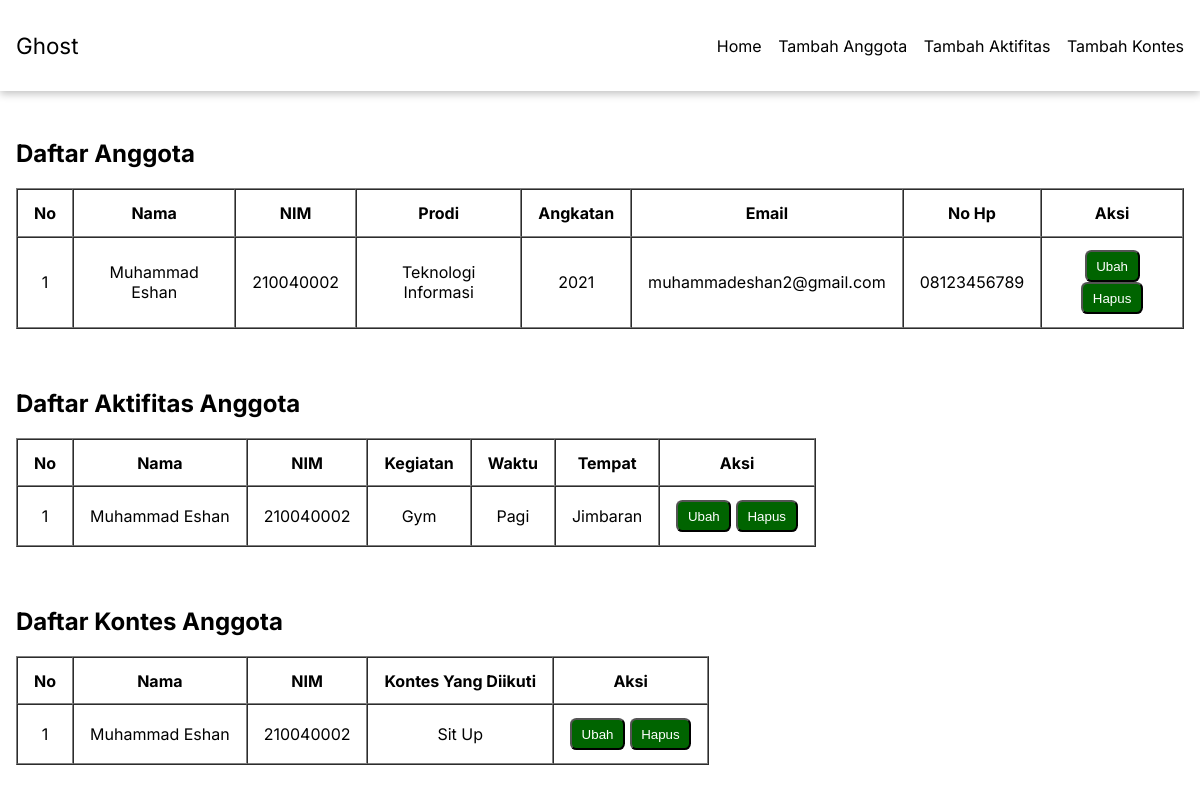
The page / on the database its author committed.
### tables this page shows
CREATE TABLE `anggota` (
  `id` int(11) NOT NULL,
  `nama` varchar(30) NOT NULL,
  `nim` varchar(10) NOT NULL,
  `prodi` varchar(30) NOT NULL,
  `angkatan` year(4) NOT NULL,
  `email` varchar(50) NOT NULL,
  `no_hp` varchar(13) NOT NULL
);

CREATE TABLE `aktifitas` (
  `id` int(11) NOT NULL,
  `nama` varchar(30) NOT NULL,
  `nim` varchar(10) NOT NULL,
  `kegiatan` varchar(20) NOT NULL,
  `waktu` varchar(10) NOT NULL,
  `tempat` varchar(50) NOT NULL
);

CREATE TABLE `kontes` (
  `id` int(11) NOT NULL,
  `nama` varchar(30) NOT NULL,
  `nim` varchar(10) NOT NULL,
  `kontes_diikuti` varchar(30) NOT NULL
);

### function.php (called while the page is built, shortened)
<?php
  require_once 'config.php';
  function query($query) {
    global $conn;
    $result = mysqli_query($conn, $query);
    $rows = [];
    while ($row = mysqli_fetch_assoc($result)) {
      $rows[] = $row;
    }
    return $rows;
  }

### index.php (the view, shortened to what this page needs)
<?php
require_once 'function.php';
$anggotas = query("SELECT * FROM anggota");
$aktifitas = query("SELECT * FROM aktifitas");
$kontes = query("SELECT * FROM kontes");
?>
<!DOCTYPE html>
<html lang="en">
  <head>
    <link rel="stylesheet" href="style.css" />
  </head>
  <body>
    <header>
      <div class="container">
        <div class="header-wrapper">
          <div class="logo">Ghost</div>
          <nav>
            <ul>
              <li><a href="index.php">Home</a></li>
              <li><a href="tambah_anggota.php">Tambah Anggota</a></li>
              <li><a href="tambah_aktifitas.php">Tambah Aktifitas</a></li>
              <li><a href="tambah_kontes.php">Tambah Kontes</a></li>
            </ul>
          </nav>
        </div>
      </div>
    </header>
    <main>
      <section>
        <div class="container">
          <div class="wrapper">
            <h1>Daftar Anggota</h1>
            <br />
            <table
              class="table-anggota"
              border="1"
              cellpadding="10"
              cellspacing="0"
              border="1"
              style="text-align: center"
            >
              <thead>
                <th>No</th>
                <th>Nama</th>
                <th>NIM</th>
                <th>Prodi</th>
                <th>Angkatan</th>
                <th>Email</th>
                <th>No Hp</th>
                <th>Aksi</th>
              </thead>
              <tbody>
                <?php $count = 1 ?>
                <?php foreach($anggotas as $agt ) : ?>
                <tr>
                    <td><?= $count ?></td>
                    <td><?= $agt["nama"] ?></td>
                    <td><?= $agt["nim"] ?></td>
                    <td><?= $agt["prodi"] ?></td>
                    <td><?= $agt["angkatan"] ?></td>
                    <td><?= $agt["email"] ?></td>
                    <td><?= $agt["no_hp"] ?></td>
                    <td>
                      <button><a href="update_anggota.php?id=<?= $agt["id"] ?>">Ubah</a></button>
                      <button><a href="hapus_anggota.php?id=<?= $agt["id"] ?>">Hapus</a></button>
                    </td>
                </tr>
                <?php $count++ ?>
                <?php endforeach; ?>
              </tbody>
            </table>
            <br>
            <br>
            <br>
            <h1>Daftar Aktifitas Anggota</h1>
            <br />
            <table
              class="table-anggota"
              border="1"
              cellpadding="10"
              cellspacing="0"
              border="1"
              style="text-align: center"
            >
              <thead>
                <th>No</th>
                <th>Nama</th>
                <th>NIM</th>
                <th>Kegiatan</th>
                <th>Waktu</th>
                <th>Tempat</th>
                <th>Aksi</th>
              </thead>
              <tbody>
                <?php $count = 1 ?>
                <?php foreach($aktifitas as $akf ) : ?>
                <tr>
                    <td><?= $count ?></td>
                    <td><?= $akf["nama"] ?></td>
                    <td><?= $akf["nim"] ?></td>
                    <td><?= $akf["kegiatan"] ?></td>
                    <td><?= $akf["waktu"] ?></td>
                    <td><?= $akf["tempat"] ?></td>
                    <td>
                      <button><a href="update_aktifitas.php?id=<?= $akf["id"] ?>">Ubah</a></button>
                      <button><a href="hapus_aktifitas.php?id=<?= $akf["id"] ?>">Hapus</a></button>
                    </td>
                </tr>
                <?php $count++ ?>
                <?php endforeach; ?>
              </tbody>
            </table>
            <br>
            <br>
            <br>
            <h1>Daftar Kontes Anggota</h1>
            <br />
            <table
              class="table-anggota"
              border="1"
              cellpadding="10"
              cellspacing="0"
              border="1"
              style="text-align: center"
            >
              <thead>
                <th>No</th>
                <th>Nama</th>
                <th>NIM</th>
                <th>Kontes Yang Diikuti</th>
                <th>Aksi</th>
              </thead>
              <tbody>
                <?php $count = 1 ?>
                <?php foreach($kontes as $kts ) : ?>
                <tr>
                    <td><?= $count ?></td>
                    <td><?= $kts["nama"] ?></td>
                    <td><?= $kts["nim"] ?></td>
                    <td><?= $kts["kontes_diikuti"] ?></td>
                    <td>
                      <button><a href="update_kontes.php?id=<?= $kts["id"] ?>">Ubah</a></button>
                      <button><a href="hapus_kontes.php?id=<?= $kts["id"] ?>">Hapus</a></button>
                    </td>
                </tr>
                <?php $count++ ?>
                <?php endforeach; ?>
              </tbody>
            </table>
          </div>
        </div>
      </section>
    </main>
  </body>
</html>

### style.css (style rules this page uses)
*, html, body { padding: 0; margin: 0; box-sizing: border-box; }
body { font-family: "Inter", sans-serif; font-size: 1rem; }
.container { max-width: 80rem; margin: 0 auto; padding: 1rem; }
header { box-shadow: rgba(0, 0, 0, 0.24) 0px 3px 8px; }
button { padding: 0.4rem 0.6rem; background-color: darkgreen; border-radius: 0.4rem; }
button a { text-decoration: none; color: #fff; }
.header-wrapper { width: 100%; display: flex; justify-content: space-between; align-items: center; padding: 1rem 0; }
.logo { font-size: 1.4rem; }
nav { width: 40%; }
.header-wrapper nav ul { display: flex; align-items: center; list-style: none; width: 100%; justify-content: space-between; }
.header-wrapper nav ul li a { padding: 1rem 0; text-decoration: none; color: #000; }
.wrapper { width: 100%; padding-top: 2rem; }
td, th { padding: 0.8rem 1rem; }

### rows shown on the page
anggota: nama "Muhammad Eshan", nim "210040002", prodi "Teknologi Informasi", angkatan "2021", email "muhammadeshan2@gmail.com", no_hp "08123456789"
aktifitas: nama "Muhammad Eshan", nim "210040002", kegiatan "Gym", waktu "Pagi", tempat "Jimbaran"
kontes: nama "Muhammad Eshan", nim "210040002", kontes_diikuti "Sit Up"
